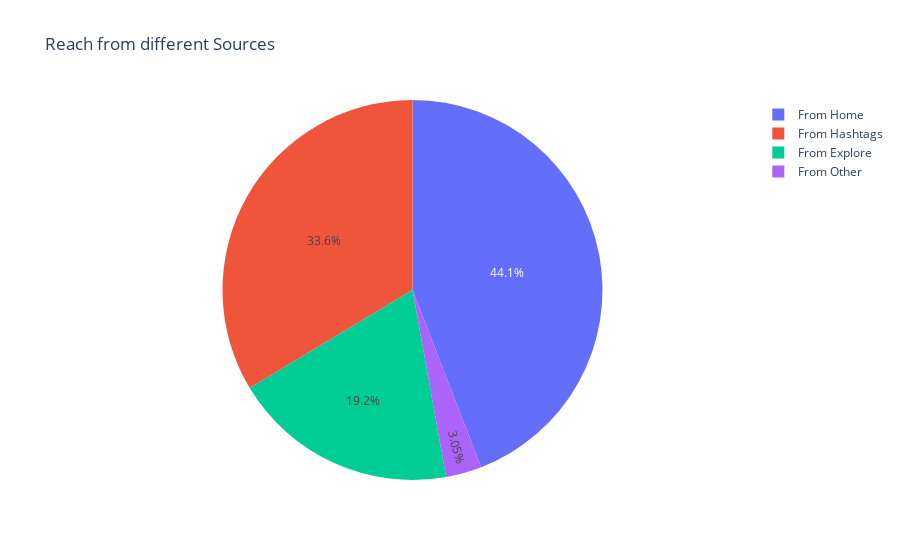

Write notebook code for a chart like this one.
### Code cell
fig = px.pie(
    values=Values,
    names=['From Home','From Hashtags','From Explore','From Other'],
    title="Reach from different Sources"
)
fig.show()

### Figure 1 — Plotly figure (JSON) as saved in the notebook; plotly's stock layout.template omitted (floating-point values rounded to 4 significant figures)
{"data": [{"domain": {"x": [0, 1], "y": [0, 1]}, "hovertemplate": "label=%{label}<br>value=%{value}<extra></extra>", "labels": ["From Home", "From Hashtags", "From Explore", "From Other"], "legendgroup": "", "name": "", "showlegend": true, "type": "pie", "values": [294619, 224614, 128294, 20360]}], "layout": {"legend": {"tracegroupgap": 0}, "title": {"text": "Reach from different Sources"}}}
